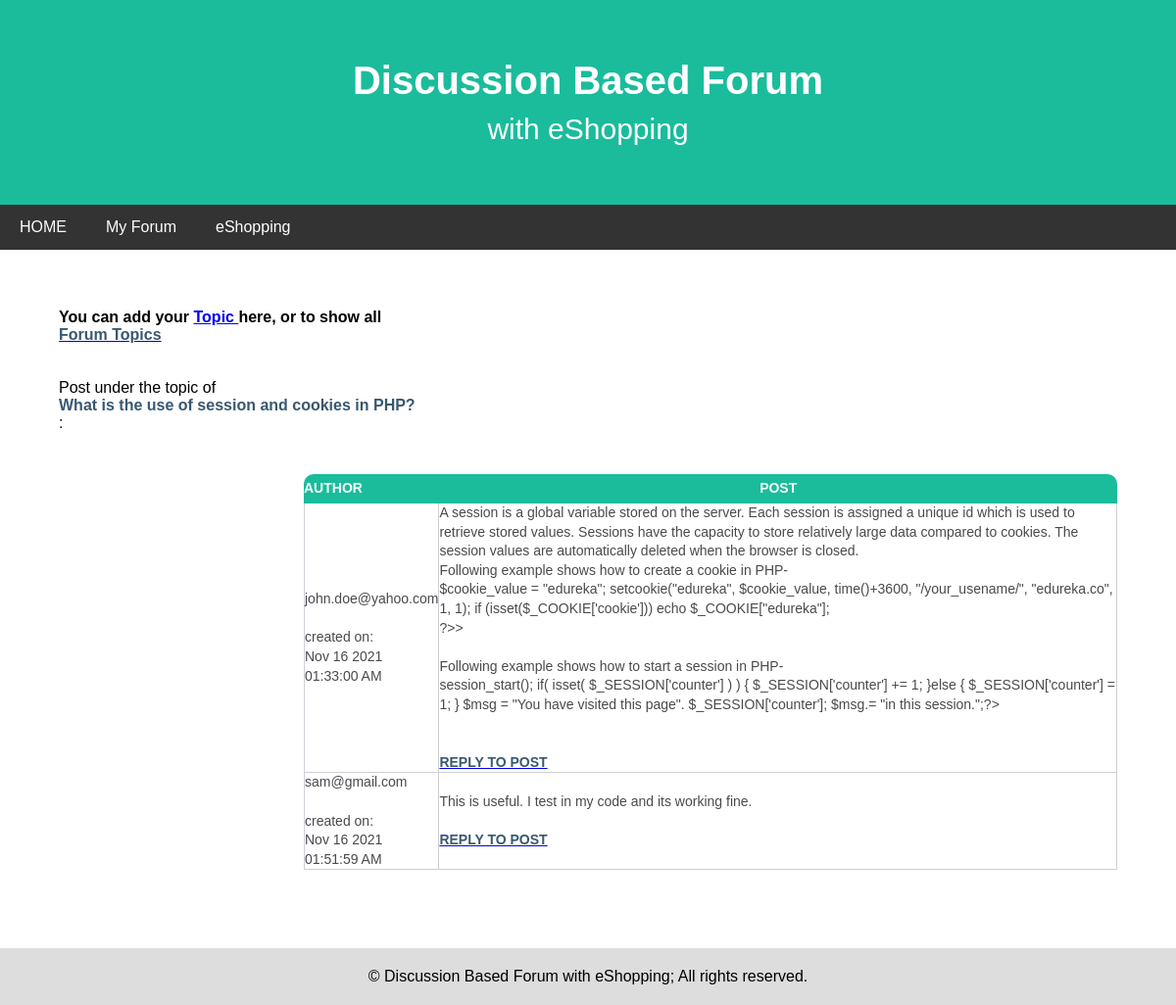
Page /showtopic.php?topic_id=12 on the committed database.
### tables this page shows
CREATE TABLE IF NOT EXISTS `forum_topics` (
  `topic_id` int(11) NOT NULL AUTO_INCREMENT,
  `topic_title` varchar(150) DEFAULT NULL,
  `topic_create_time` datetime DEFAULT NULL,
  `topic_owner` varchar(150) DEFAULT NULL,
  `forum_id` int(11) DEFAULT NULL,
  PRIMARY KEY (`topic_id`)
);

CREATE TABLE IF NOT EXISTS `forum_posts` (
  `post_id` int(11) NOT NULL AUTO_INCREMENT,
  `topic_id` int(11) NOT NULL,
  `post_text` text,
  `post_create_time` datetime DEFAULT NULL,
  `post_owner` varchar(150) DEFAULT NULL,
  `forum_id` int(11) DEFAULT NULL,
  PRIMARY KEY (`post_id`)
);

### showtopic.php (the view, shortened to what this page needs)
<?php
include 'ch21_include.php';
$safe_topic_id = mysqli_real_escape_string($mysqli, $_GET['topic_id']);
$verify_topic_sql = "SELECT topic_title FROM forum_topics
WHERE topic_id = '".$safe_topic_id."'";
$verify_topic_res = mysqli_query($mysqli, $verify_topic_sql)
or die(mysqli_error($mysqli));
if (mysqli_num_rows($verify_topic_res) < 1) {
$display_block = "<p><em>You have selected an invalid topic.<br/>
Please <a href=\"topiclist.php\">try again</a>.</em></p>";
} else {
while ($topic_info = mysqli_fetch_array($verify_topic_res)) {
$topic_title = stripslashes($topic_info['topic_title']);
}
$get_posts_sql = "SELECT post_id, post_text,
DATE_FORMAT(post_create_time,
'%b %e %Y<br/>%r') AS fmt_post_create_time, post_owner
FROM forum_posts
WHERE topic_id = '".$safe_topic_id."'
ORDER BY post_create_time ASC";
$get_posts_res = mysqli_query($mysqli, $get_posts_sql)
or die(mysqli_error($mysqli));
$display_block = <<<END_OF_TEXT
<p>Post under the topic of <strong>$topic_title</strong>:</p><br>
<table>
<tr>
<th>AUTHOR</th>
<th>POST</th>
</tr>
END_OF_TEXT;
while ($posts_info = mysqli_fetch_array($get_posts_res)) {
$post_id = $posts_info['post_id'];
$post_text = nl2br(stripslashes($posts_info['post_text']));
$post_create_time = $posts_info['fmt_post_create_time'];
$post_owner = stripslashes($posts_info['post_owner']);
$display_block .= <<<END_OF_TEXT
<tr>
<td>$post_owner<br/><br/>
created on:<br/>$post_create_time</td>
<td>$post_text<br/><br/>
<a href="replytopost.php?post_id=$post_id">
<strong>REPLY TO POST</strong></a></td>
</tr>
END_OF_TEXT;
}
$display_block .= "</table>";
}
?>
<!doctype html>
<html lang="en">
<head>
    <link rel="stylesheet" href="forum.css">
</head>
<body>
     <header>
		    <h1>Discussion Based Forum</h1>
			<p>with eShopping</p>
	</header>
	<nav class="navbar">
		    <a href="index.php">HOME</a>
			<a href="forum.html">My Forum</a>
			<a href="seestore.php">eShopping</a>
	</nav>
	<main>
         <h4>  You can add your <a href="addtopic.html"> Topic </a> here, or to show all <a href="topiclist.php">
             <strong>Forum Topics</strong></a> </h4> <br><br>
         <?php echo $display_block; ?>
    </main>
	<footer>
         <a>&copy; Discussion Based Forum with eShopping; All rights reserved.</a>
     </footer>
</body>
</html>

### forum.css (style rules this page uses)
* { margin: 0em; padding: 0em; font-size: 100%; border-style: none; box-sizing: border-box; list-style-type: none; }
body { font-family: helvetica, calibri, arial, sans-serif; }
header { padding: 60px; text-align: center; background-color: #1abc9c; color: white; }
header h1 { font-size: 40px; margin-bottom: 10px; }
header p { font-size: 30px; }
.navbar { overflow: hidden; background-color: #333; }
.navbar a { float: left; display: block; color: white; text-align: center; padding: 14px 20px; text-decoration: none; }
main { padding: 60px; }
table { border-spacing: 0; color: #4a4a4d; font: 14px/1.4 Verdana, Helvetica, Arial, sans-serif; margin-top: 25px; margin-left: 250px; }
th { background-color: #1abc9c; color: #F5FFFA; height: 30px; text-align: center; }
th:first-child { text-align: left; border-radius: 10px 0 0 0; }
th:last-child { border-radius: 0 10px 0 0; }
td { border-bottom: 1px solid #cecfd5; border-right: 1px solid #cecfd5; }
td:first-child { border-left: 1px solid #cecfd5; }
strong { color: #395870; display: block; }
footer { margin-top: 20px; padding: 20px; text-align: center; background: #ddd; }

### rows in the picture
forum_topics: topic_title "What is the use of session and cookies in PHP?"
forum_posts: post_owner "john.doe@yahoo.com", post_create_time "Nov 16 2021 01:33:00 AM", post_text "A session is a global variable stored on the server. Each session is assigned a unique id which is used to retrieve stored values. Sessions have the capacity to store relatively large data compared to cookies. The session values are automatically deleted when the browser is closed. Following example shows how to create a cookie in PHP- $cookie_value = \"edureka\"; setcookie(\"edureka\", $cookie_value, time()+3600, \"/your_usename/\", \"edureka.co\", 1, 1); if (isset($_COOKIE['cookie'])) echo $_COOKIE[\"edureka\"]; ?>> Following example shows how to start a session in PHP- session_start(); if( isset( $_SESSION['counter'] ) ) { $_SESSION['counter'] += 1; }else { $_SESSION['counter'] = 1; } $msg = \"You…"
forum_posts: post_owner "sam@gmail.com", post_create_time "Nov 16 2021 01:51:59 AM", post_text "This is useful. I test in my code and its working fine."
